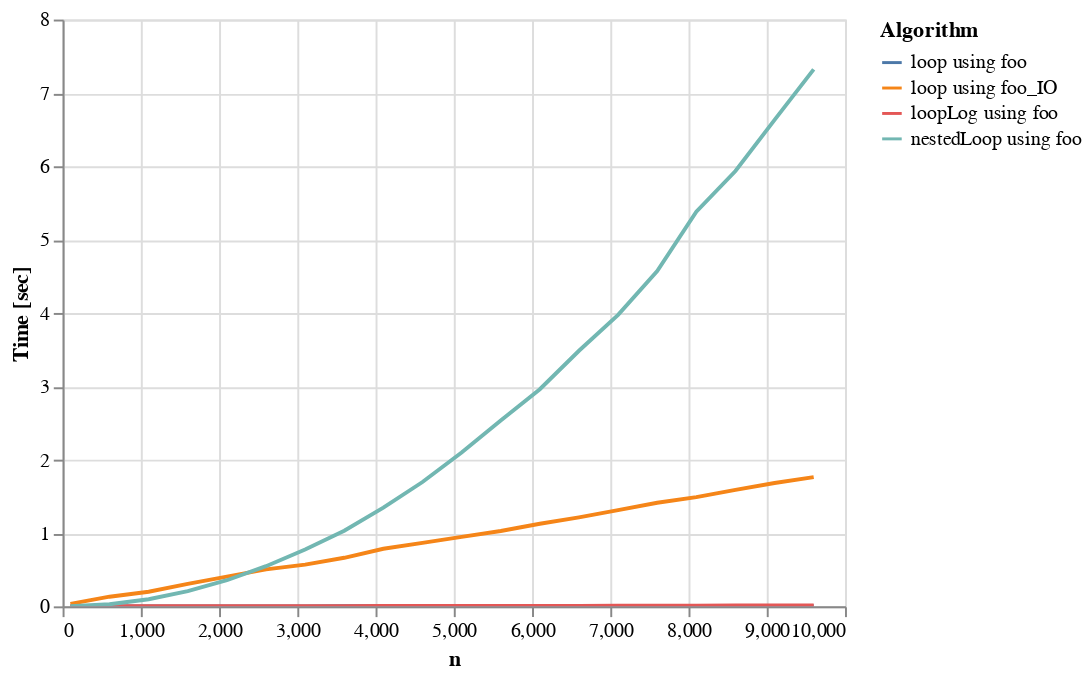

The notebook cell this image was saved under:
### Markdown cell above
Let's display the performance results visually:

### Code cell
import altair as alt
alt.renderers.enable('default')
import pandas as pd

# display all methods:
# convert the <results> array to a pandas dataframe (a table-like structure)
resultsPD = pd.DataFrame(results, columns=['method', 'foo', 'n', 'time'])

# map the columns of resultsPD to x, y, and color
alt.Chart(resultsPD).transform_calculate(
    cat="datum.method + ' using ' + datum.foo"
).mark_line().encode(
    x='n',
    y=alt.Y('time', title='Time [sec]'),
    color=alt.Y('cat:N', title='Algorithm'),
).interactive()

### Figure 1 — Vega-Lite specification as saved in the notebook (floating-point values rounded to 4 significant figures)
{"config": {"view": {"continuousWidth": 400, "continuousHeight": 300}}, "data": {"name": "data-6cc806285fe884f746052ab4ebbca5d5"}, "mark": "line", "encoding": {"color": {"type": "nominal", "field": "cat", "title": "Algorithm"}, "x": {"type": "quantitative", "field": "n"}, "y": {"type": "quantitative", "field": "time", "title": "Time [sec]"}}, "selection": {"selector001": {"type": "interval", "bind": "scales", "encodings": ["x", "y"]}}, "transform": [{"calculate": "datum.method + ' using ' + datum.foo", "as": "cat"}], "$schema": "https://vega.github.io/schema/vega-lite/v4.8.1.json", "datasets": {"data-6cc806285fe884f746052ab4ebbca5d5": [{"method": "loop", "foo": "foo", "n": 100, "time": 1.073e-05}, {"method": "loop", "foo": "foo", "n": 600, "time": 5.436e-05}, {"method": "loop", "foo": "foo", "n": 1100, "time": 9.942e-05}, {"method": "loop", "foo": "foo", "n": 1600, "time": 0.0001466}, {"method": "loop", "foo": "foo", "n": 2100, "time": 0.0002551}, {"method": "loop", "foo": "foo", "n": 2600, "time": 0.000242}, {"method": "loop", "foo": "foo", "n": 3100, "time": 0.0002918}, {"method": "loop", "foo": "foo", "n": 3600, "time": 0.0004029}, {"method": "loop", "foo": "foo", "n": 4100, "time": 0.0004487}, {"method": "loop", "foo": "foo", "n": 4600, "time": 0.000488}, {"method": "loop", "foo": "foo", "n": 5100, "time": 0.000483}, {"method": "loop", "foo": "foo", "n": 5600, "time": 0.0005612}, {"method": "loop", "foo": "foo", "n": 6100, "time": 0.0006564}, {"method": "loop", "foo": "foo", "n": 6600, "time": 0.0006464}, {"method": "loop", "foo": "foo", "n": 7100, "time": 0.000674}, {"method": "loop", "foo": "foo", "n": 7600, "time": 0.0007253}, {"method": "loop", "foo": "foo", "n": 8100, "time": 0.0007646}, {"method": "loop", "foo": "foo", "n": 8600, "time": 0.0008445}, {"method": "loop", "foo": "foo", "n": 9100, "time": 0.0008955}, {"method": "loop", "foo": "foo", "n": 9600, "time": 0.0009348}, {"method": "loop", "foo": "foo_IO", "n": 100, "time": 0.03453}, {"method": "loop", "foo": "foo_IO", "n": 600, "time": 0.1318}, {"method": "loop", "foo": "foo_IO", "n": 1100, "time": 0.1999}, {"method": "loop", "foo": "foo_IO", "n": 1600, "time": 0.3056}, {"method": "loop", "foo": "foo_IO", "n": 2100, "time": 0.4045}, {"method": "loop", "foo": "foo_IO", "n": 2600, "time": 0.5049}, {"method": "loop", "foo": "foo_IO", "n": 3100, "time": 0.5697}, {"method": "loop", "foo": "foo_IO", "n": 3600, "time": 0.6621}, {"method": "loop", "foo": "foo_IO", "n": 4100, "time": 0.7855}, {"method": "loop", "foo": "foo_IO", "n": 4600, "time": 0.8658}, {"method": "loop", "foo": "foo_IO", "n": 5100, "time": 0.9475}, {"method": "loop", "foo": "foo_IO", "n": 5600, "time": 1.027}, {"method": "loop", "foo": "foo_IO", "n": 6100, "time": 1.126}, {"method": "loop", "foo": "foo_IO", "n": 6600, "time": 1.213}, {"method": "loop", "foo": "foo_IO", "n": 7100, "time": 1.312}, {"method": "loop", "foo": "foo_IO", "n": 7600, "time": 1.413}, {"method": "loop", "foo": "foo_IO", "n": 8100, "time": 1.489}, {"method": "loop", "foo": "foo_IO", "n": 8600, "time": 1.589}, {"method": "loop", "foo": "foo_IO", "n": 9100, "time": 1.682}, {"method": "loop", "foo": "foo_IO", "n": 9600, "time": 1.762}, {"method": "loopLog", "foo": "foo", "n": 100, "time": 7.105e-05}, {"method": "loopLog", "foo": "foo", "n": 600, "time": 0.0005147}, {"method": "loopLog", "foo": "foo", "n": 1100, "time": 0.001009}, {"method": "loopLog", "foo": "foo", "n": 1600, "time": 0.001535}, {"method": "loopLog", "foo": "foo", "n": 2100, "time": 0.002049}, {"method": "loopLog", "foo": "foo", "n": 2600, "time": 0.003158}, {"method": "loopLog", "foo": "foo", "n": 3100, "time": 0.003782}, {"method": "loopLog", "foo": "foo", "n": 3600, "time": 0.00355}, {"method": "loopLog", "foo": "foo", "n": 4100, "time": 0.004529}, {"method": "loopLog", "foo": "foo", "n": 4600, "time": 0.004831}, {"method": "loopLog", "foo": "foo", "n": 5100, "time": 0.005237}, {"method": "loopLog", "foo": "foo", "n": 5600, "time": 0.006034}, {"method": "loopLog", "foo": "foo", "n": 6100, "time": 0.006691}, {"method": "loopLog", "foo": "foo", "n": 6600, "time": 0.007192}, {"method": "loopLog", "foo": "foo", "n": 7100, "time": 0.007425}, {"method": "loopLog", "foo": "foo", "n": 7600, "time": 0.008605}, {"method": "loopLog", "foo": "foo", "n": 8100, "time": 0.009444}, {"method": "loopLog", "foo": "foo", "n": 8600, "time": 0.01087}, {"method": "loopLog", "foo": "foo", "n": 9100, "time": 0.01083}, {"method": "loopLog", "foo": "foo", "n": 9600, "time": 0.01143}, {"method": "nestedLoop", "foo": "foo", "n": 100, "time": 0.0008562}, {"method": "nestedLoop", "foo": "foo", "n": 600, "time": 0.02838}, {"method": "nestedLoop", "foo": "foo", "n": 1100, "time": 0.09736}, {"method": "nestedLoop", "foo": "foo", "n": 1600, "time": 0.2067}, {"method": "nestedLoop", "foo": "foo", "n": 2100, "time": 0.3561}, {"method": "nestedLoop", "foo": "foo", "n": 2600, "time": 0.5476}, {"method": "nestedLoop", "foo": "foo", "n": 3100, "time": 0.7752}, {"method": "nestedLoop", "foo": "foo", "n": 3600, "time": 1.032}, {"method": "nestedLoop", "foo": "foo", "n": 4100, "time": 1.346}, {"method": "nestedLoop", "foo": "foo", "n": 4600, "time": 1.695}, {"method": "nestedLoop", "foo": "foo", "n": 5100, "time": 2.097}, {"method": "nestedLoop", "foo": "foo", "n": 5600, "time": 2.535}, {"method": "nestedLoop", "foo": "foo", "n": 6100, "time": 2.96}, {"method": "nestedLoop", "foo": "foo", "n": 6600, "time": 3.485}, {"method": "nestedLoop", "foo": "foo", "n": 7100, "time": 3.974}, {"method": "nestedLoop", "foo": "foo", "n": 7600, "time": 4.571}, {"method": "nestedLoop", "foo": "foo", "n": 8100, "time": 5.38}, {"method": "nestedLoop", "foo": "foo", "n": 8600, "time": 5.935}, {"method": "nestedLoop", "foo": "foo", "n": 9100, "time": 6.633}, {"method": "nestedLoop", "foo": "foo", "n": 9600, "time": 7.321}]}}
